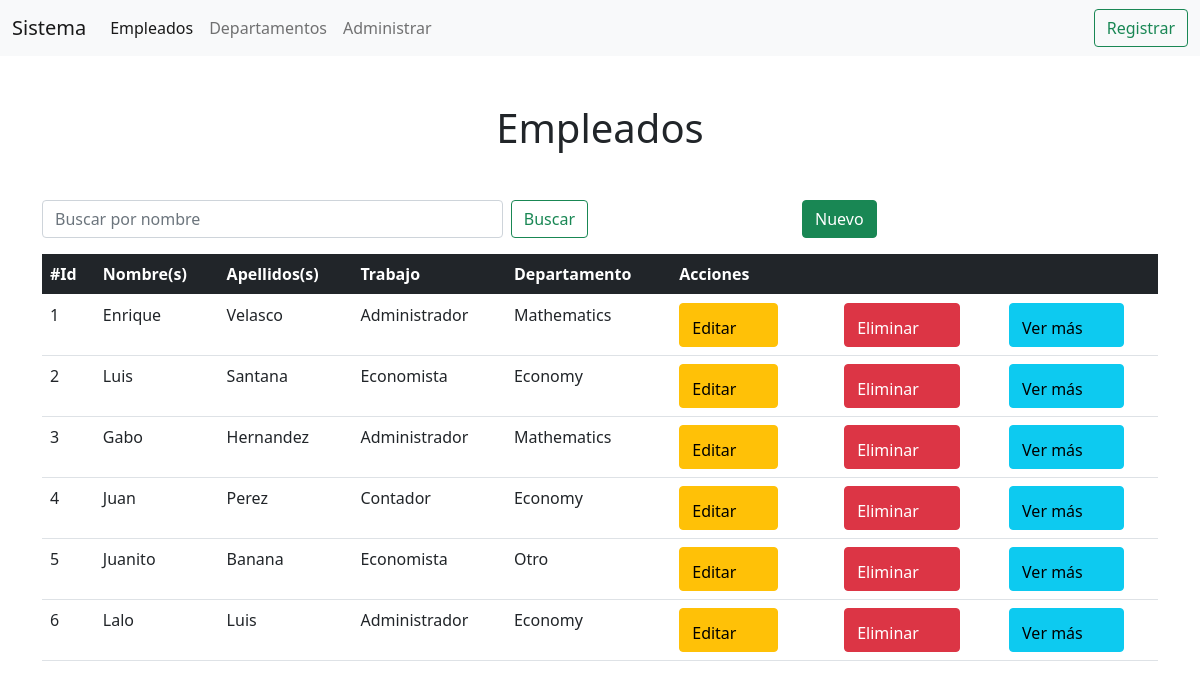
Page /list_all/ on the earlier database version.
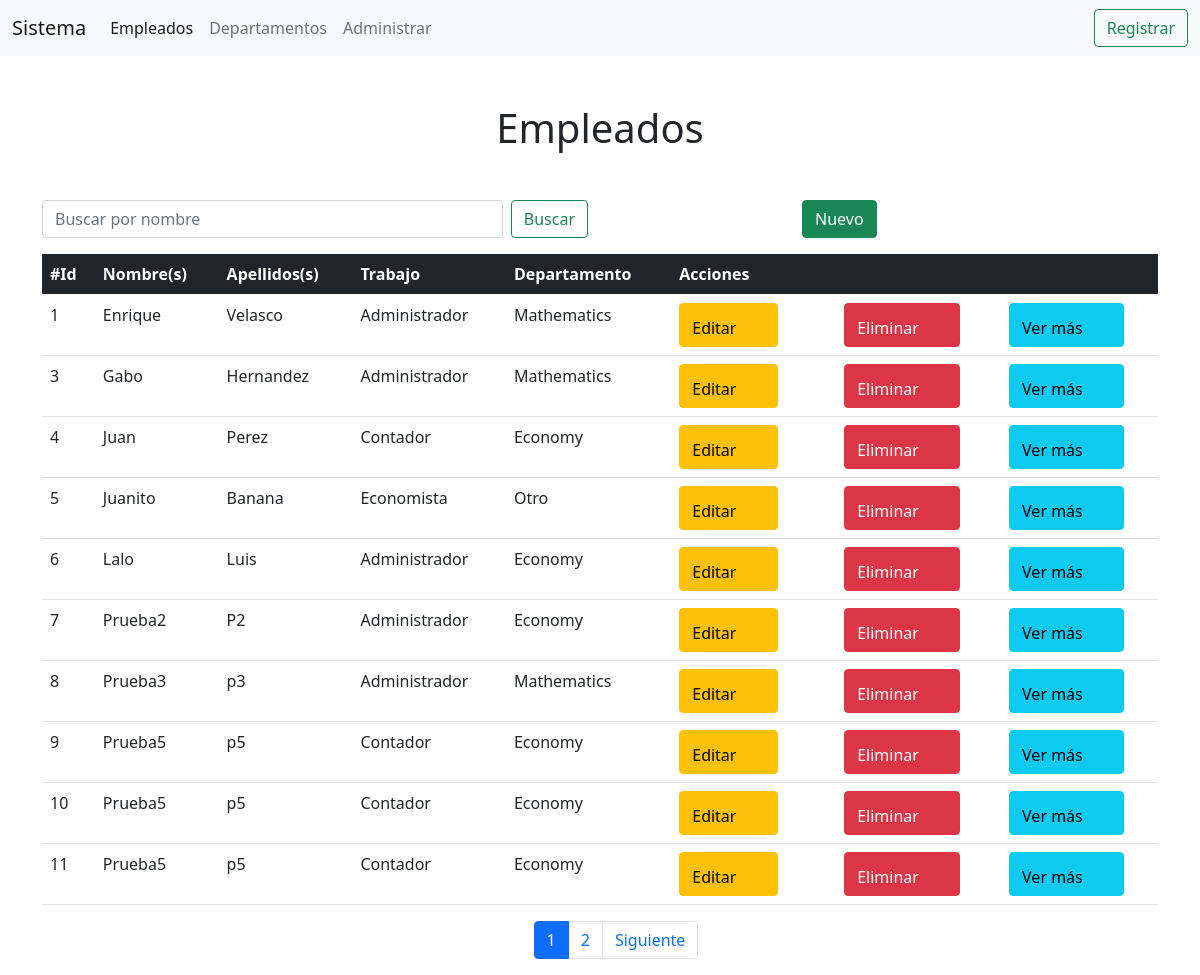
Same page on the later database version.
### apps/persona/models.py (models this page shows, shortened)
class Person(models.Model):
    jobs = [
        ('0', 'Contador'),
        ('1', 'Administrador'),
        ('2', 'Economista'),
        ('3', 'Sistemas'),
        ('4', 'Soporte'),
        ('5', 'Redes'),
        ('6', 'Web'),
        ('7', 'Apps')
    ]
    first_name = models.CharField('Name', max_length=50)
    last_name = models.CharField('Last Name', max_length=50)
    job = models.CharField('Job', max_length=50, choices=jobs)
    department = models.ForeignKey(Department, on_delete=models.CASCADE)
    habilidades = models.ManyToManyField(Habilidades)
    hoja_vida = RichTextField()
    avatar = models.ImageField('Avatar', upload_to='empleados', blank=True, null=True)
    class Meta:
        verbose_name = 'Empleado'
        verbose_name_plural = 'Empleados'

### apps/department/models.py (models this page shows, shortened)
class Department(models.Model):
    name = models.CharField('Name', max_length=50)
    short_name = models.CharField('Short name', max_length=50)
    anulate = models.BooleanField('Anulate', default=False)
    class Meta:
        verbose_name = 'Departamento'
        verbose_name_plural = 'Departamentos'

### apps/persona/views.py (the view)
# urls.py: path('list_all/', views.ListAll.as_view(), name='list_all'),
class ListAll(ListView):
    model = Person
    template_name = "Person/listPerson.html"
    context_object_name = "empleados"
    paginate_by = 10
    def get_queryset(self):
        kword = self.request.GET.get('kword', '')
        queryset = Person.objects.filter(
            first_name__contains = kword
        )
        return queryset

### templates/Person/listPerson.html (shortened to what this page needs)
{% extends 'base.html' %}
{% block content %}
{% include 'includes/header.html' %}
<div class="container mt-5">
    <h1 class="text-center mt-5 mb-5">Empleados</h1>
    <div class="row justify-content-between">
        <div class="col-md-6">
            <form class="d-flex mb-3">{% csrf_token %}
            <input class="form-control me-2" type="search" placeholder="Buscar por nombre" aria-label="Search" id="kword" name="kword">
                <button class="btn btn-outline-success" type="submit">Buscar</button>
            </form>
        </div>
        <div class="col-md-4">
            <form action="/add_empleado"><button class="btn btn-success">Nuevo</button></form>
        </div>
    </div>
    <table class="table">
        <thead class="table-dark">
          <tr>
            <th>#Id</th>
            <th>Nombre(s)</th>
            <th>Apellidos(s)</th>
            <th>Trabajo</th>
            <th>Departamento</th>
            <th>Acciones</th>
          </tr>
        </thead>
        <tbody>
            {% for empleado in empleados %}
               <tr>
                   <td>{{empleado.id}}</td>
                   <td>{{empleado.first_name}}</td>
                   <td>{{empleado.last_name}}</td>
                   <td>{{empleado.get_job_display}}</td>
                   <td>{{empleado.department.name}}</td>
                   <td>
                    <div class="row">
                        <div class="col-md-4">
                            <form action="/update_empleado/{{empleado.id}}">
                                <button type="submit" class="btn btn-warning">Editar  <box-icon name='edit-alt'></box-icon></button>
                            </form>
                        </div>
                        <div class="col-md-4">
                            <form action="/delete_empleado/{{empleado.id}}">
                                <button type="submit" class="btn btn-danger">Eliminar  <box-icon name='trash' ></box-icon></button>
                            </form>
                        </div>
                        <div class="col-md-4">
                            <form action="/ver_empleado/{{empleado.id}}">
                                <button type="submit" class="btn btn-info">Ver más  <box-icon name='user-pin' ></box-icon></button>
                            </form>
                        </div>
                    </div>
                   </td>
               </tr>
            {% endfor %}
        </tbody>
      </table>
<ul>
    {% if is_paginated %}
        <nav aria-label="Page navigation example">
            <ul class="pagination justify-content-center">
                {% for page in paginator.page_range %}
                    {% ifequal  page page_obj.number %}
                        <li class="page-item active" aria-current="page">
                            <span class="page-link">{{page}}</span>
                        </li>
                    {% else %}
                        <li class="page-item" aria-current="page">
                            <a class="page-link" href="?page={{page}}">{{page}}</a>
                        </li>
                    {% endifequal %}
                {% endfor %}
            {% if page_obj.has_next %}
                <li class="page-item">
                    <a class="page-link" href="?page={{page_obj.next_page_number}}">Siguiente</a>
                </li>
            {% endif %}
            </ul>
        </nav>
    {% endif %}
</div>
{% endblock content %}

Differences in the rows shown:
removed Person: id "2", first_name "Luis", last_name "Santana", job "Economista", department.name "Economy"
added Person: id "7", first_name "Prueba2", last_name "P2", job "Administrador", department.name "Economy"
added Person: id "8", first_name "Prueba3", last_name "p3", job "Administrador", department.name "Mathematics"
added Person: id "9", first_name "Prueba5", last_name "p5", job "Contador", department.name "Economy"
added Person: id "10", first_name "Prueba5", last_name "p5", job "Contador", department.name "Economy"
added Person: id "11", first_name "Prueba5", last_name "p5", job "Contador", department.name "Economy"
Other differences:
new list line: "1"
new list line: "2"
text now shown: "Siguiente"
